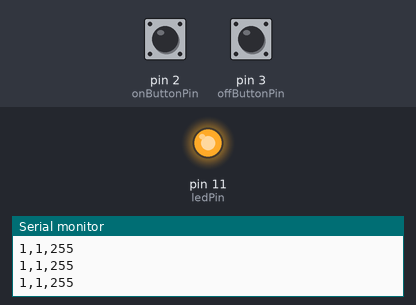
Recording of a sketch running on a simulated Arduino Uno, built with avr-gcc and run on an emulated ATmega328P. Parts: output pins drawn as LEDs (lit = HIGH), the last lines printed to the serial monitor. Inputs (shaded band) come from the test bench; at power-on: pin 3 (offButtonPin) HIGH, pin 2 (onButtonPin) HIGH.

Above: at 1.2 s.
1.3 s: pin 3 (offButtonPin) pulled LOW for 1 s
At 3.3 s:
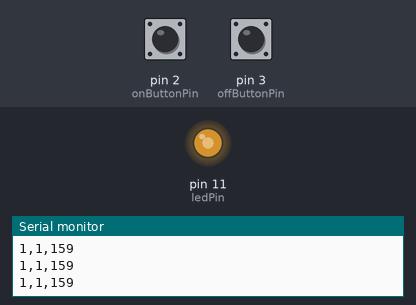
3.8 s: pin 3 (offButtonPin) pulled LOW for 3.2 s
At 6.2 s:
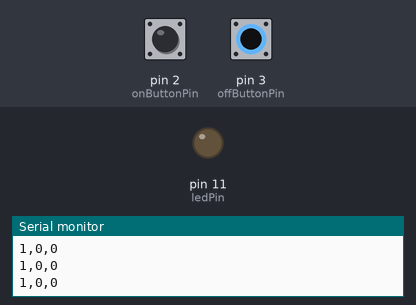
8.5 s: pin 2 (onButtonPin) pulled LOW for 3.2 s
At 9.55 s:
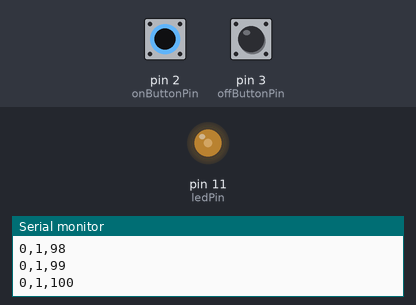
Timing chart, 0 to 12.6 s (numbered marks = the images above; inputs shaded):
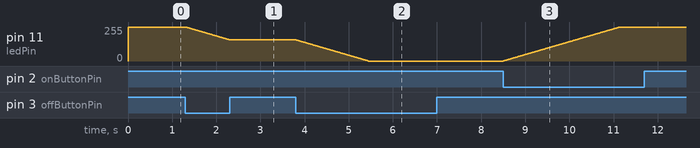

The sketch:

Arduino_005_LED_Fade_Buttons.ino
```cpp
/*
  LED Fade Buttons
  Alexander Fraser
  21 May 2020

  Fades an LED on digital pin 11 according to input from 2 buttons.

  Setup:
    - Place two buttons on a breadboard.
    - Connect one side of each of the buttons to GND.
    - Connect the other side of one of the buttons to digital pin 2.
    - Connect the other side of the other button to digital pin 3.
    - Place an LED with a current-limiting resistor on the board attached
      to digital pin 11 and GND.
*/

int ledPin = 11, onButtonPin = 2, offButtonPin = 3;
int ledState = 255, onButtonState, offButtonState;

void setup() {
  // Initialize the pins for the button inputs and LED output.
  // INPUT_PULLUP is used to pull the voltage of the pins to high
  // when the button is not depressed (i.e. connected to GND).
  // Otherwise it will float.
  pinMode(ledPin, OUTPUT);
  pinMode(onButtonPin, INPUT_PULLUP);
  pinMode(offButtonPin, INPUT_PULLUP);
  Serial.begin(9600);
}

void loop() {
  // Collect whether the buttons are pressed and print the state.
  onButtonState = digitalRead(onButtonPin);
  offButtonState = digitalRead(offButtonPin);

  Serial.println(String(onButtonState) + "," + String(offButtonState) + "," + String(ledState));

  // Increase the brightness while one button is pressed and
  // decrease the brightness while the other button is pressed.
  if(onButtonState == LOW){
    ledState++;
  }
  if(offButtonState == LOW){
    ledState--;
  }
  ledState = min(max(ledState, 0), 255);
  analogWrite(ledPin, ledState);
  delay(10);
}
```

Measured:
- after the input at 1.3 s, pin 11 (ledPin): moves from 255/255 to 159/255 over 0.99 s, starting at once
- after the input at 3.8 s, pin 11 (ledPin): moves from 159/255 to 0/255 over 1.6 s, starting at once
- after the input at 8.5 s, pin 11 (ledPin): moves from 0/255 to 255/255 over 2.6 s, starting at once
